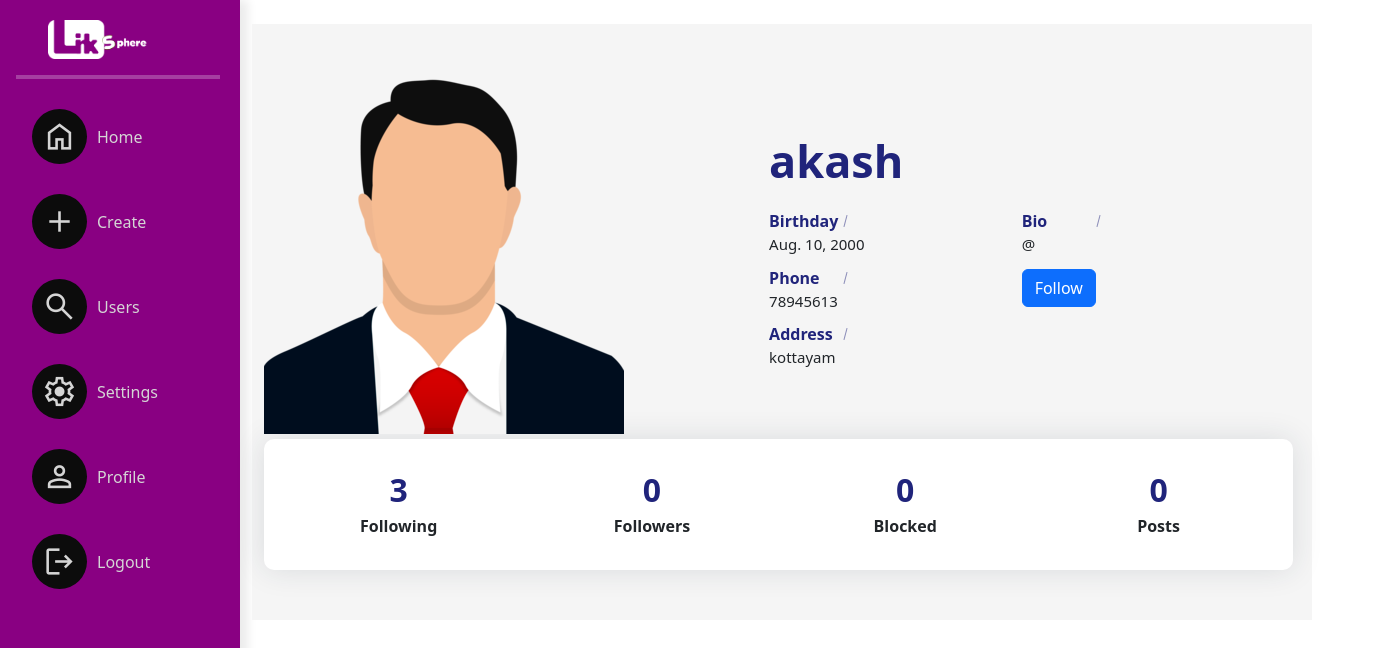
The page /linkshpere/profile/2/ (signed in) on the database its author committed.
### socialapp/models.py (models this page shows)
class UserProfile(models.Model):
    user=models.OneToOneField(User,on_delete=models.CASCADE,related_name="profile")
    address=models.CharField(max_length=200,null=True)
    phone=models.CharField(max_length=200,null=True)
    profile_pic=models.ImageField(upload_to="profilepics",null=True,blank=True)
    dob=models.DateField(null=True)
    bio=models.CharField(max_length=200,null=True)
    following=models.ManyToManyField("self",related_name="followed_by",symmetrical=False,null=True)
    block=models.ManyToManyField("self",related_name="blocked",symmetrical=False,null=True)
    def __str__(self):
        return self.user.username

### socialapp/views.py (the view)
# urls.py: path('linkshpere/profile/<int:pk>/',views.ProfileDetailView.as_view(),name="profile-details"),
class ProfileDetailView(DetailView):
    template_name="profile_details.html"
    model=UserProfile
    context_object_name="data"

### socialapp/templates/profile_details.html (shortened to what this page needs)
{%extends 'base.html'%}
{%load static%}
{%block body_block%}
     <div class="container list">
        <section class="section about-section gray-bg mt-4" id="about">
            <div class="container-fluid">
                <div class="row align-items-center flex-row-reverse">
                    <div class="col-lg-6">
                        <div class="about-text go-to">
                            <h3 class="dark-color">{{data}}</h3>
                            <div class="row about-list">
                                <div class="col-md-6">
                                    <div class="media">
                                        <label>Birthday</label>
                                        <p>{{data.dob}}</p>
                                    </div>
                                    <div class="media">
                                        <label>Phone</label>
                                        <p>{{data.phone}}</p>
                                    </div>
                                    <div class="media">
                                        <label>Address</label>
                                        <p>{{data.address}}</p>
                                    </div>
                                </div>
                                <div class="col-md-6">
                                    <div class="media">
                                        <label>Bio</label>
                                        <p>{{data.bio}}</p>
                                    </div>
                                    <div class="mt-2">
                                      {%if data.user != request.user%}
                                        <form action="{%url 'follow' data.id%}" method="post" class="d-flex">
                                          {%if data in request.user.profile.following.all%}
                                            <button type="submit" class="btn btn-secondary" name="action" value="unfollow">Unfollow</button>
                                          {%else%}
                                            <button type="submit" class="btn btn-primary" name="action" value="follow">Follow</button>
                                          {%endif%}
                                        </form>
                                      {%endif%}
                                    </div>
                                </div>
                            </div>
                        </div>
                    </div>
                    <div class="col-lg-6">
                        <div class="about-avatar">
                          {%if data.profile_pic%}
                            <img src="{{data.profile_pic.url}}" title="" alt="">
                          {%else%}
                            <img src="{%static 'socialapp/images/profilepic.png'%}" title="" alt="">
                          {%endif%}
                        </div>
                    </div>
                </div>
                <div class="counter">
                    <div class="row">
                        <div class="col-6 col-lg-3">
                            <div class="count-data text-center">
                                <h6 class="count h2" data-to="500" data-speed="500">{{data.following.count}}</h6>
                                <p class="m-0px font-w-600">Following</p>
                            </div>
                        </div>
                        <div class="col-6 col-lg-3">
                            <div class="count-data text-center">
                                <h6 class="count h2" data-to="150" data-speed="150">{{data.followed_by.count}}</h6>
                                <p class="m-0px font-w-600">Followers</p>
                            </div>
                        </div>
                        <div class="col-6 col-lg-3">
                            <div class="count-data text-center">
                                <h6 class="count h2" data-to="850" data-speed="850">{{data.block.count}}</h6>
                                <p class="m-0px font-w-600">Blocked</p>
                            </div>
                        </div>
                        <div class="col-6 col-lg-3">
                            <div class="count-data text-center">
                                <h6 class="count h2" data-to="190" data-speed="190">{{data.user.userpost.all.count}}</h6>
                                <p class="m-0px font-w-600">Posts</p>
                            </div>
                        </div>
                    </div>
                </div>
            </div>
        </section>
     </div>
{%endblock%}

### socialapp/static/socialapp/css/user.css (style rules this page uses)
* { margin: 0; padding: 0; box-sizing: border-box; }
.list { position: absolute; top: 0%; margin-left: 240px; }
.section { padding: 50px; padding-left: 0; width: 95%; position: relative; }
.gray-bg { background-color: #f5f5f5; }
img { max-width: 100%; }
img { vertical-align: middle; border-style: none; }
.about-text h3 { font-size: 45px; font-weight: 700; margin: 0 0 6px; }
.about-text p { font-size: 18px; max-width: 450px; }
.about-list { padding-top: 10px; }
.about-list .media { padding: 5px 0; }
.about-list label { color: #20247b; font-weight: 600; width: 88px; margin: 0; position: relative; }
.about-list label:after { content: ""; position: absolute; top: 0; bottom: 0; right: 11px; width: 1px; height: 12px; background: #20247b; -moz-transform: rotate(15deg); -o-transform: rotate(15deg); -ms-transform: rotate(15deg); -webkit-transform: rotate(15deg); transform: rotate(15deg); margin: auto; opacity: 0.5; }
.about-list p { margin: 0; font-size: 15px; }
.about-section .counter { margin-top: 5px; margin-right: -43px; padding: 22px 20px; background: #ffffff; border-radius: 10px; box-shadow: 0 0 30px rgba(31, 45, 61, 0.125); }
.about-section .counter .count-data { margin-top: 10px; margin-bottom: 10px; }
.about-section .counter .count { font-weight: 700; color: #20247b; margin: 0 0 5px; }
.about-section .counter p { font-weight: 600; margin: 0; }
.dark-color { color: #20247b; }

### rows shown on the page
UserProfile: user.username "akash", dob "Aug. 10, 2000", phone "78945613", address "kottayam", bio "@", following.count "3", followed_by.count "0", block.count "0", user.userpost.all.count "0"
